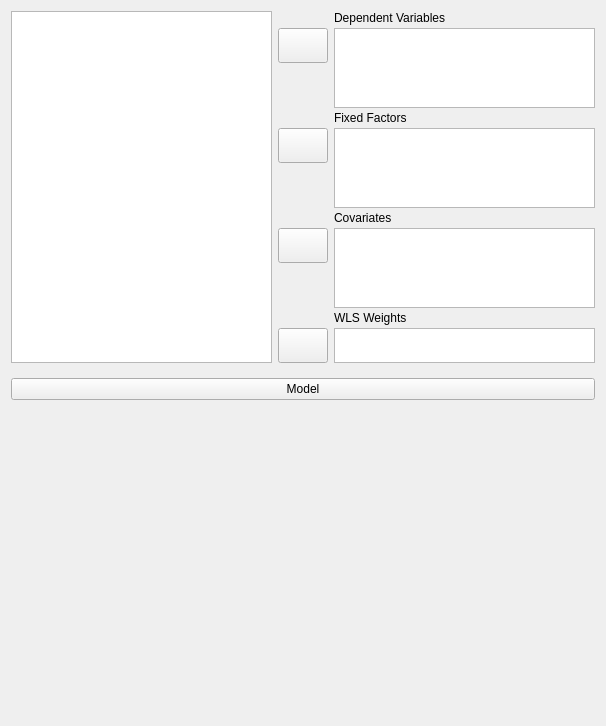
<?xml version="1.0" encoding="UTF-8"?>
<ui version="4.0">
 <class>AncovaMultivariateForm</class>
 <widget class="QWidget" name="AncovaMultivariateForm">
  <property name="geometry">
   <rect>
    <x>0</x>
    <y>0</y>
    <width>606</width>
    <height>726</height>
   </rect>
  </property>
  <property name="sizePolicy">
   <sizepolicy hsizetype="Fixed" vsizetype="Preferred">
    <horstretch>0</horstretch>
    <verstretch>0</verstretch>
   </sizepolicy>
  </property>
  <property name="windowTitle">
   <string>Form</string>
  </property>
  <layout class="QVBoxLayout" name="verticalLayout">
   <item>
    <widget class="QWidget" name="topWidget" native="true">
     <property name="sizePolicy">
      <sizepolicy hsizetype="Preferred" vsizetype="Fixed">
       <horstretch>0</horstretch>
       <verstretch>0</verstretch>
      </sizepolicy>
     </property>
     <layout class="QGridLayout" name="gridLayout_3">
      <property name="leftMargin">
       <number>0</number>
      </property>
      <property name="topMargin">
       <number>0</number>
      </property>
      <property name="rightMargin">
       <number>0</number>
      </property>
      <property name="bottomMargin">
       <number>0</number>
      </property>
      <property name="verticalSpacing">
       <number>3</number>
      </property>
      <item row="3" column="2">
       <widget class="QLabel" name="label_2">
        <property name="sizePolicy">
         <sizepolicy hsizetype="Fixed" vsizetype="Fixed">
          <horstretch>0</horstretch>
          <verstretch>0</verstretch>
         </sizepolicy>
        </property>
        <property name="text">
         <string>Fixed Factors</string>
        </property>
       </widget>
      </item>
      <item row="0" column="2">
       <widget class="QLabel" name="label">
        <property name="sizePolicy">
         <sizepolicy hsizetype="Fixed" vsizetype="Fixed">
          <horstretch>0</horstretch>
          <verstretch>0</verstretch>
         </sizepolicy>
        </property>
        <property name="text">
         <string>Dependent Variables</string>
        </property>
       </widget>
      </item>
      <item row="2" column="1">
       <spacer name="verticalSpacer">
        <property name="orientation">
         <enum>Qt::Vertical</enum>
        </property>
        <property name="sizeHint" stdset="0">
         <size>
          <width>20</width>
          <height>5</height>
         </size>
        </property>
       </spacer>
      </item>
      <item row="1" column="1">
       <widget class="AssignButton" name="buttonAssignDependent">
        <property name="sizePolicy">
         <sizepolicy hsizetype="Fixed" vsizetype="Fixed">
          <horstretch>0</horstretch>
          <verstretch>0</verstretch>
         </sizepolicy>
        </property>
        <property name="minimumSize">
         <size>
          <width>50</width>
          <height>35</height>
         </size>
        </property>
        <property name="maximumSize">
         <size>
          <width>50</width>
          <height>35</height>
         </size>
        </property>
        <property name="text">
         <string/>
        </property>
       </widget>
      </item>
      <item row="1" column="2" rowspan="2">
       <widget class="BoundListView" name="dependents">
        <property name="sizePolicy">
         <sizepolicy hsizetype="Expanding" vsizetype="Fixed">
          <horstretch>0</horstretch>
          <verstretch>0</verstretch>
         </sizepolicy>
        </property>
        <property name="minimumSize">
         <size>
          <width>0</width>
          <height>80</height>
         </size>
        </property>
        <property name="maximumSize">
         <size>
          <width>16777215</width>
          <height>80</height>
         </size>
        </property>
        <property name="selectionMode">
         <enum>QAbstractItemView::ExtendedSelection</enum>
        </property>
       </widget>
      </item>
      <item row="7" column="2" rowspan="2">
       <widget class="BoundListView" name="covariates">
        <property name="sizePolicy">
         <sizepolicy hsizetype="Expanding" vsizetype="Fixed">
          <horstretch>0</horstretch>
          <verstretch>0</verstretch>
         </sizepolicy>
        </property>
        <property name="minimumSize">
         <size>
          <width>0</width>
          <height>80</height>
         </size>
        </property>
        <property name="maximumSize">
         <size>
          <width>16777215</width>
          <height>80</height>
         </size>
        </property>
        <property name="selectionMode">
         <enum>QAbstractItemView::ExtendedSelection</enum>
        </property>
       </widget>
      </item>
      <item row="7" column="1">
       <widget class="AssignButton" name="buttonAssignCovariates">
        <property name="sizePolicy">
         <sizepolicy hsizetype="Fixed" vsizetype="Fixed">
          <horstretch>0</horstretch>
          <verstretch>0</verstretch>
         </sizepolicy>
        </property>
        <property name="minimumSize">
         <size>
          <width>50</width>
          <height>35</height>
         </size>
        </property>
        <property name="maximumSize">
         <size>
          <width>50</width>
          <height>35</height>
         </size>
        </property>
        <property name="text">
         <string/>
        </property>
       </widget>
      </item>
      <item row="9" column="2">
       <widget class="QLabel" name="label_4">
        <property name="sizePolicy">
         <sizepolicy hsizetype="Fixed" vsizetype="Fixed">
          <horstretch>0</horstretch>
          <verstretch>0</verstretch>
         </sizepolicy>
        </property>
        <property name="text">
         <string>WLS Weights</string>
        </property>
       </widget>
      </item>
      <item row="10" column="2">
       <widget class="BoundListView" name="wlsWeights">
        <property name="sizePolicy">
         <sizepolicy hsizetype="Expanding" vsizetype="Fixed">
          <horstretch>0</horstretch>
          <verstretch>0</verstretch>
         </sizepolicy>
        </property>
        <property name="minimumSize">
         <size>
          <width>0</width>
          <height>35</height>
         </size>
        </property>
        <property name="maximumSize">
         <size>
          <width>16777215</width>
          <height>35</height>
         </size>
        </property>
        <property name="selectionMode">
         <enum>QAbstractItemView::ExtendedSelection</enum>
        </property>
       </widget>
      </item>
      <item row="10" column="1">
       <widget class="AssignButton" name="buttonAssignWLSWeights">
        <property name="sizePolicy">
         <sizepolicy hsizetype="Fixed" vsizetype="Fixed">
          <horstretch>0</horstretch>
          <verstretch>0</verstretch>
         </sizepolicy>
        </property>
        <property name="minimumSize">
         <size>
          <width>50</width>
          <height>35</height>
         </size>
        </property>
        <property name="maximumSize">
         <size>
          <width>50</width>
          <height>35</height>
         </size>
        </property>
        <property name="text">
         <string/>
        </property>
       </widget>
      </item>
      <item row="8" column="1">
       <spacer name="verticalSpacer_3">
        <property name="orientation">
         <enum>Qt::Vertical</enum>
        </property>
        <property name="sizeHint" stdset="0">
         <size>
          <width>20</width>
          <height>5</height>
         </size>
        </property>
       </spacer>
      </item>
      <item row="4" column="2" rowspan="2">
       <widget class="BoundListView" name="fixedFactors">
        <property name="sizePolicy">
         <sizepolicy hsizetype="Expanding" vsizetype="Fixed">
          <horstretch>0</horstretch>
          <verstretch>0</verstretch>
         </sizepolicy>
        </property>
        <property name="minimumSize">
         <size>
          <width>0</width>
          <height>80</height>
         </size>
        </property>
        <property name="maximumSize">
         <size>
          <width>16777215</width>
          <height>80</height>
         </size>
        </property>
        <property name="selectionMode">
         <enum>QAbstractItemView::ExtendedSelection</enum>
        </property>
       </widget>
      </item>
      <item row="4" column="1">
       <widget class="AssignButton" name="buttonAssignFixed">
        <property name="sizePolicy">
         <sizepolicy hsizetype="Fixed" vsizetype="Fixed">
          <horstretch>0</horstretch>
          <verstretch>0</verstretch>
         </sizepolicy>
        </property>
        <property name="minimumSize">
         <size>
          <width>50</width>
          <height>35</height>
         </size>
        </property>
        <property name="maximumSize">
         <size>
          <width>50</width>
          <height>35</height>
         </size>
        </property>
        <property name="text">
         <string/>
        </property>
       </widget>
      </item>
      <item row="5" column="1">
       <spacer name="verticalSpacer_2">
        <property name="orientation">
         <enum>Qt::Vertical</enum>
        </property>
        <property name="sizeHint" stdset="0">
         <size>
          <width>20</width>
          <height>40</height>
         </size>
        </property>
       </spacer>
      </item>
      <item row="6" column="2">
       <widget class="QLabel" name="label_5">
        <property name="sizePolicy">
         <sizepolicy hsizetype="Fixed" vsizetype="Fixed">
          <horstretch>0</horstretch>
          <verstretch>0</verstretch>
         </sizepolicy>
        </property>
        <property name="text">
         <string>Covariates</string>
        </property>
       </widget>
      </item>
      <item row="0" column="0" rowspan="11">
       <widget class="AvailableFieldsListView" name="listAvailableFields">
        <property name="sizePolicy">
         <sizepolicy hsizetype="Expanding" vsizetype="Preferred">
          <horstretch>0</horstretch>
          <verstretch>0</verstretch>
         </sizepolicy>
        </property>
        <property name="minimumSize">
         <size>
          <width>0</width>
          <height>0</height>
         </size>
        </property>
        <property name="maximumSize">
         <size>
          <width>16777215</width>
          <height>16777215</height>
         </size>
        </property>
        <property name="selectionMode">
         <enum>QAbstractItemView::ExtendedSelection</enum>
        </property>
       </widget>
      </item>
     </layout>
    </widget>
   </item>
   <item>
    <widget class="QWidget" name="widget_10" native="true">
     <property name="sizePolicy">
      <sizepolicy hsizetype="Preferred" vsizetype="Preferred">
       <horstretch>0</horstretch>
       <verstretch>0</verstretch>
      </sizepolicy>
     </property>
     <layout class="QGridLayout" name="gridLayout_5">
      <property name="leftMargin">
       <number>0</number>
      </property>
      <property name="rightMargin">
       <number>0</number>
      </property>
      <property name="bottomMargin">
       <number>0</number>
      </property>
      <item row="0" column="0">
       <widget class="ExpanderButton" name="expanderModel">
        <property name="sizePolicy">
         <sizepolicy hsizetype="Expanding" vsizetype="Fixed">
          <horstretch>0</horstretch>
          <verstretch>0</verstretch>
         </sizepolicy>
        </property>
        <property name="text">
         <string>Model</string>
        </property>
       </widget>
      </item>
      <item row="1" column="0">
       <widget class="AnovaModelWidget" name="model" native="true">
        <property name="sizePolicy">
         <sizepolicy hsizetype="Expanding" vsizetype="Preferred">
          <horstretch>0</horstretch>
          <verstretch>0</verstretch>
         </sizepolicy>
        </property>
        <property name="minimumSize">
         <size>
          <width>0</width>
          <height>200</height>
         </size>
        </property>
       </widget>
      </item>
     </layout>
    </widget>
   </item>
   <item>
    <spacer name="verticalSpacer_4">
     <property name="orientation">
      <enum>Qt::Vertical</enum>
     </property>
     <property name="sizeHint" stdset="0">
      <size>
       <width>20</width>
       <height>40</height>
      </size>
     </property>
    </spacer>
   </item>
  </layout>
 </widget>
 <customwidgets>
  <customwidget>
   <class>AssignButton</class>
   <extends>QPushButton</extends>
   <header>widgets/assignbutton.h</header>
  </customwidget>
  <customwidget>
   <class>AvailableFieldsListView</class>
   <extends>QListView</extends>
   <header>widgets/availablefieldslistview.h</header>
  </customwidget>
  <customwidget>
   <class>BoundListView</class>
   <extends>QListView</extends>
   <header>widgets/boundlistview.h</header>
  </customwidget>
  <customwidget>
   <class>ExpanderButton</class>
   <extends>QPushButton</extends>
   <header>widgets/expanderbutton.h</header>
  </customwidget>
  <customwidget>
   <class>AnovaModelWidget</class>
   <extends>QWidget</extends>
   <header>widgets/anovamodelwidget.h</header>
   <container>1</container>
  </customwidget>
 </customwidgets>
 <resources/>
 <connections/>
</ui>
